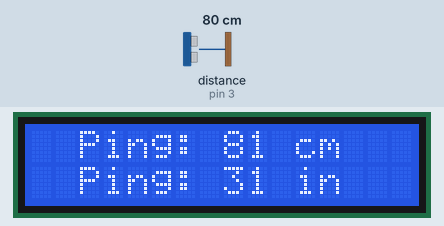
A sketch run on a simulated Arduino Uno, built with avr-gcc and run on an emulated ATmega328P. Shown: 16×2 character LCD. Inputs (shaded band) come from the test bench; at power-on: distance to the obstacle (sensor on pin 3) 80 cm. The echo pulse lasts 58.3 µs per cm.

Above: at 1.2 s.
1.3 s: distance to the obstacle (sensor on pin 3) set to 120 cm
At 3.5 s:
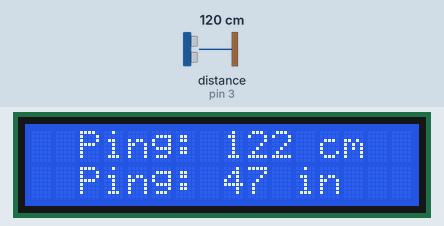
5.2 s: distance to the obstacle (sensor on pin 3) set to 2 cm
At 6.3 s:
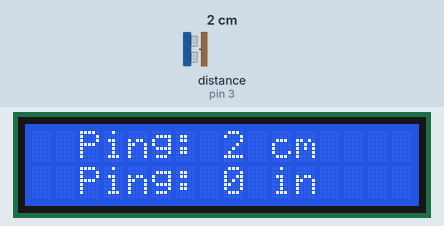
6.7 s: distance to the obstacle (sensor on pin 3) set to 4 cm
At 8.5 s:
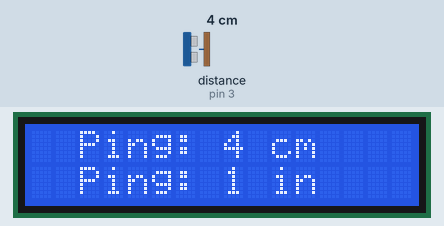
Timing chart, 0 to 10.0 s (numbered marks = the images above; inputs shaded):
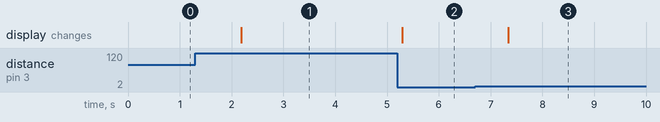

The sketch:

ultrasonic_with_lcd.ino
```cpp
#include <Wire.h>
#include <LiquidCrystal_I2C.h>

// Set the LCD address to 0x27 for a 16 chars and 2 line display
LiquidCrystal_I2C lcd(0x27, 16, 2);

 //Importing libraries
#include <NewPing.h>


#define ECHO_PIN 3 //Defining pins
#define TRIG_PIN 2
#define MAX_DIST 300

int contrast = 100; //Defining contrast

NewPing sonar(TRIG_PIN, ECHO_PIN, MAX_DIST); //Defining newping object (The HC-SR04)

void setup() { //Setup
  lcd.begin(); //Change this to the size of your LCD, my happens to be 16x2
  lcd.clear(); //Clear screen
  pinMode(2, OUTPUT); //Setting contrast pin 2 to an output
  analogWrite(2, contrast); //Setting contrast
}

void loop() {
  unsigned int uS1 = sonar.ping_in(); //Ping in inches
  unsigned int uS2 = sonar.ping_cm(); // Ping in cm
  lcd.clear(); //Clearing screen
  lcd.setCursor(2,0); //Setting cursor
  lcd.print("Ping: "); //Printing text
  lcd.print(uS2);
  lcd.print(" cm");
  lcd.setCursor(2,1);
  lcd.print("Ping: ");
  lcd.print(uS1);
  lcd.print(" in");
  lcd.setCursor(1,0);
  delay(1000); //Change this to the update time you want, I just used 1000 ms

}
```

Measured:
- after the input at 1.3 s, the display: changes after 0.88 s (image 1)
- after the input at 5.2 s, the display: changes after 0.09 s (image 2)
- after the input at 6.7 s, the display: changes after 0.64 s (image 3)
